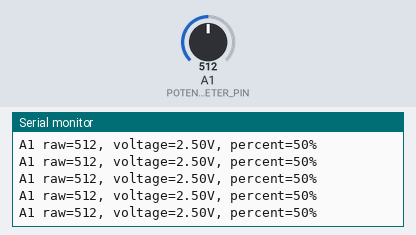
The sketch below on a simulated Arduino Uno, built with avr-gcc and run on an emulated ATmega328P. On the bench: the last lines printed to the serial monitor. Inputs (shaded band) come from the test bench; at power-on: A1 (POTENTIOMETER_PIN) = 512.

Above: at 1.7 s.
1.8 s: A1 (POTENTIOMETER_PIN) set to 716
At 1.81 s:
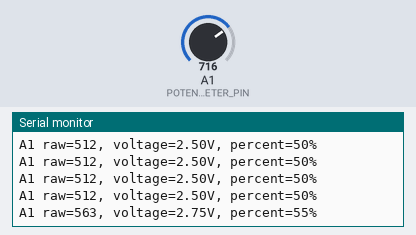
3.3 s: A1 (POTENTIOMETER_PIN) set to 900
At 3.31 s:
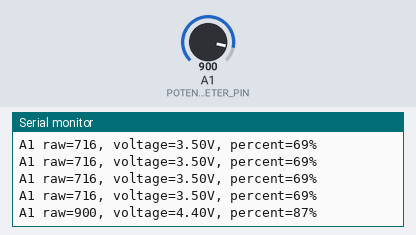
Timing chart, 0 to 6.3 s (numbered marks = the images above; inputs shaded):
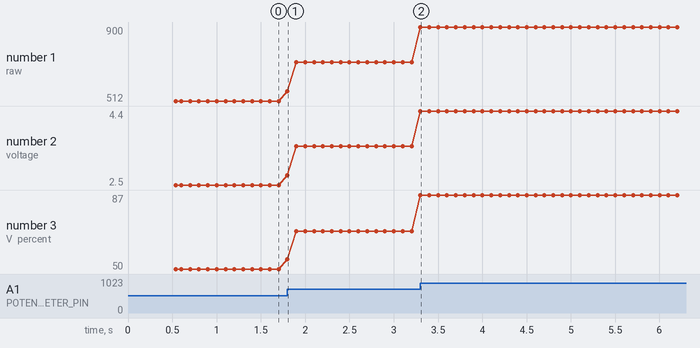

Measured:
- after the input at 1.8 s, the serial monitor: prints a new line at once (image 1)
- after the input at 3.3 s, the serial monitor: prints a new line at once (image 2)
- plotted number 1: 512 → 716 after the input at 1.8 s, 716 → 900 after the input at 3.3 s
- plotted number 2: 2.5 → 3.5 after the input at 1.8 s, 3.5 → 4.4 after the input at 3.3 s
- plotted number 3: 50 → 69 after the input at 1.8 s, 69 → 87 after the input at 3.3 s

The sketch:

potentiometer_a1.ino
```cpp
// A1 가변저항 입력 확인용 스케치
//
// 연결:
//   가변저항 한쪽 끝  -> 5V
//   가변저항 반대쪽  -> GND
//   가변저항 가운데  -> A1
//
// 시리얼 모니터 속도: 9600 baud

const uint8_t POTENTIOMETER_PIN = A1;
const unsigned long PRINT_INTERVAL_MS = 100;
const uint8_t SAMPLE_COUNT = 8;

unsigned long lastPrintTime = 0;

void setup() {
  pinMode(POTENTIOMETER_PIN, INPUT);
  Serial.begin(9600);
  delay(500);
  Serial.println("A1 rotation sensor monitor started");
}

void loop() {
  const unsigned long now = millis();
  if (now - lastPrintTime < PRINT_INTERVAL_MS) {
    return;
  }
  lastPrintTime = now;

  // 순간 노이즈를 줄이기 위해 8회 측정값의 평균을 사용한다.
  unsigned long sum = 0;
  for (uint8_t i = 0; i < SAMPLE_COUNT; ++i) {
    sum += analogRead(POTENTIOMETER_PIN);
  }

  const int rawValue = sum / SAMPLE_COUNT;
  const float voltage = rawValue * (5.0f / 1023.0f);
  const int percent = map(rawValue, 0, 1023, 0, 100);

  Serial.print("A1 raw=");
  Serial.print(rawValue);
  Serial.print(", voltage=");
  Serial.print(voltage, 2);
  Serial.print("V, percent=");
  Serial.print(percent);
  Serial.println("%");
}
```
